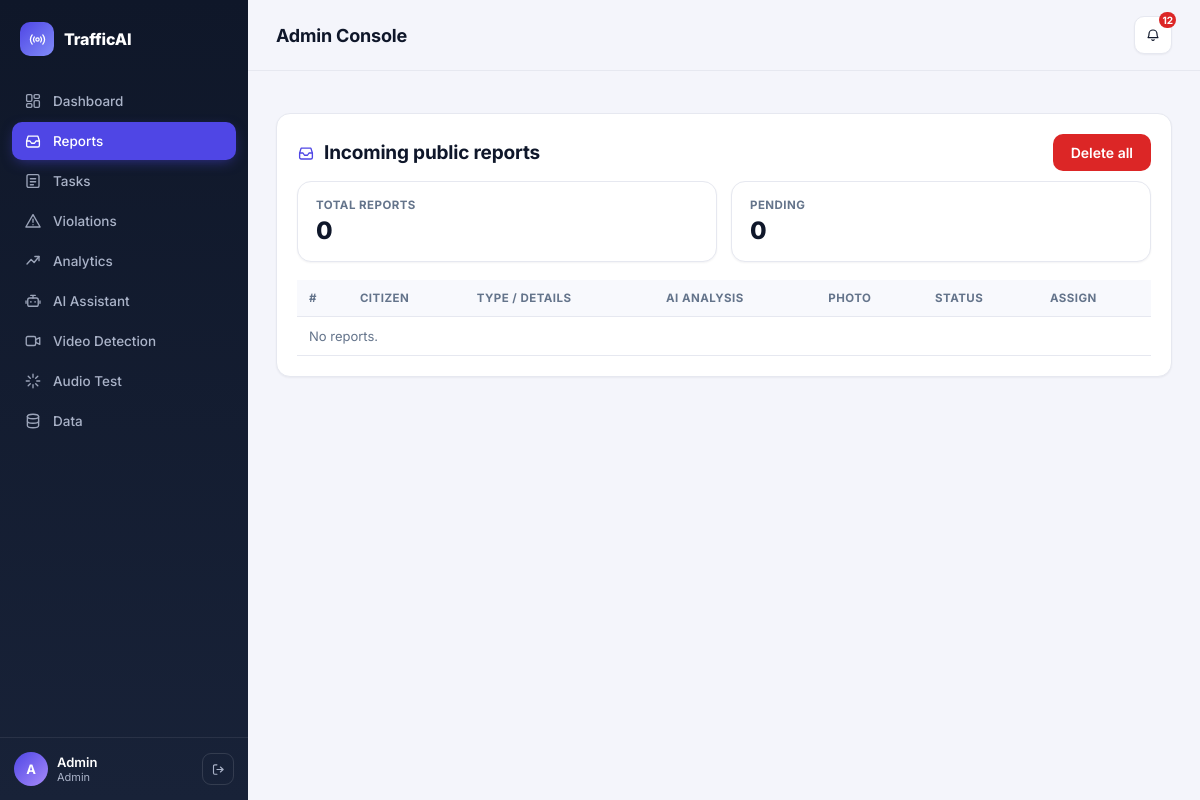
The page /admin/reports (signed in) on the database its author committed.
### tables this page shows
CREATE TABLE users(id INTEGER PRIMARY KEY, name TEXT, username TEXT UNIQUE, password_hash TEXT,
  role TEXT, phone TEXT, lat REAL, lng REAL);

### app.py (the view)
@app.route("/admin/reports")
@need("admin")
def admin_reports():
    rows = db.q("""SELECT r.*, c.name citizen, t.id task_id, t.task_code, o.name officer FROM reports r
                   JOIN users c ON c.id=r.citizen_id LEFT JOIN tasks t ON t.report_id=r.id
                   LEFT JOIN users o ON o.id=t.officer_id ORDER BY r.id DESC""")
    officers = db.q("SELECT id,name FROM users WHERE role='police'")
    return render_template("admin_reports.html", rows=rows, officers=officers)

### app.py (called while the page is built)
def cur_user():
    uid = session.get("uid")
    return db.q("SELECT * FROM users WHERE id=?", (uid,), one=True) if uid else None

def need(*roles):
    def deco(f):
        @wraps(f)
        def w(*a, **k):
            u = cur_user()
            if not u:
                return redirect(url_for("login", next=request.path))
            if roles and u["role"] not in roles:
                abort(403)
            return f(*a, **k)
        return w
    return deco

@app.context_processor
def inject():
    u = cur_user()
    unread = db.q("SELECT COUNT(*) n FROM notifications WHERE user_id=? AND is_read=0", (u["id"],), one=True)["n"] if u else 0
    return {"user": u, "unread": unread}

### database.py (called while the page is built)
def conn():
    os.makedirs(os.path.dirname(C.DB_PATH), exist_ok=True)
    c = sqlite3.connect(C.DB_PATH, timeout=30)
    c.row_factory = sqlite3.Row
    c.execute("PRAGMA journal_mode=WAL")
    return c

def q(sql, args=(), one=False):
    c = conn()
    try:
        rows = [dict(r) for r in c.execute(sql, args).fetchall()]
    finally:
        c.close()
    return (rows[0] if rows else None) if one else rows

### templates/admin_reports.html (shortened to what this page needs)
{% extends "base.html" %}{% block title %}Reports{% endblock %}{% block body %}
{% from "_icons.html" import icon %}
{% set pending=rows|selectattr('status','equalto','Pending')|list|length %}
<div class="card">
<div style="display:flex;align-items:center;justify-content:space-between;gap:12px">
<h2>{{ icon('inbox') }}Incoming public reports</h2>
<form method="post" action="/admin/reports/delete-all" onsubmit="return confirm('Delete ALL reports and their tasks? This cannot be undone.')"><button class="red" type="submit">Delete all</button></form>
</div>
<div class="r-stats">
  <div class="r-stat"><div class="l">Total reports</div><div class="n">{{ rows|length }}</div></div>
  <div class="r-stat"><div class="l">Pending</div><div class="n">{{ pending }}</div></div>
</div>
<div style="overflow-x:auto">
<table>
<tr><th>#</th><th>Citizen</th><th>Type / details</th><th>AI analysis</th><th>Photo</th><th>Status</th><th>Assign</th></tr>
{% for r in rows %}<tr><td>{{ r.id }}</td><td>{{ r.citizen }}<br><span class="muted">{{ r.created_at }}</span></td>
<td><b>{{ r.type }}</b> <span class="tag {{ r.priority }}">{{ r.priority }}</span><br>{{ r.description }}<br><span class="muted">📍 {{ r.location }}</span></td>
<td>{{ r.ai_summary }}<br><span class="muted">→ {{ r.ai_action }}</span>{% if r.ai_key_info and r.ai_key_info != "{}" %}<br><span class="muted">key info: {{ r.ai_key_info }}</span>{% endif %}</td>
<td>{% if r.photo %}<a href="/static/{{ r.photo }}" target="_blank"><img class="thumb" src="/static/{{ r.photo }}"></a>{% else %}-{% endif %}</td>
<td><span class="tag {{ r.status }}">{{ r.status }}</span><br>{{ r.task_code or '' }}<br>{{ r.officer or '' }}</td>
<td>{% if r.status!='Completed' %}
  <form class="assign-row" method="post" action="/admin/reports/{{ r.id }}/assign"><select name="officer_id"><option value="">Auto (nearest)</option>{% for o in officers %}<option value="{{ o.id }}">{{ o.name }}</option>{% endfor %}</select><button type="submit">Assign</button></form>
  {% if r.task_id %}<form class="assign-row" style="margin-top:6px" method="post" action="/admin/tasks/{{ r.task_id }}/complete"><button class="green" type="submit">Mark completed</button></form>{% endif %}
{% endif %}</td></tr>
{% else %}<tr><td colspan="7" class="muted">No reports.</td></tr>{% endfor %}
</table>
</div>
</div>{% endblock %}

### templates/base.html (shortened to what this page needs)
<!doctype html><html><head><meta charset="utf-8"><meta name="viewport" content="width=device-width,initial-scale=1">
<link rel="stylesheet" href="{{ url_for('static', filename='style.css') }}"></head><body>
{% from "_icons.html" import icon %}
{% if user %}
<div class="shell">
 <aside class="sidebar">
  <a class="brand" href="/"><span class="logo">{{ icon('radio', 17) }}</span> TrafficAI</a>
  <nav>
  {% if user.role=='admin' %}
   <a href="/admin" class="{{ 'active' if request.path=='/admin' }}">{{ icon('dashboard') }}Dashboard</a>
   <a href="/admin/reports" class="{{ 'active' if request.path.startswith('/admin/reports') }}">{{ icon('inbox') }}Reports</a>
   <a href="/admin/tasks" class="{{ 'active' if request.path.startswith('/admin/tasks') }}">{{ icon('tasks') }}Tasks</a>
   <a href="/admin/violations" class="{{ 'active' if request.path.startswith('/admin/violations') }}">{{ icon('alert') }}Violations</a>
   <a href="/admin/analytics" class="{{ 'active' if request.path.startswith('/admin/analytics') }}">{{ icon('trend') }}Analytics</a>
   <a href="/admin/assistant" class="{{ 'active' if request.path.startswith('/admin/assistant') }}">{{ icon('bot') }}AI Assistant</a>
   <a href="/admin/video" class="{{ 'active' if request.path.startswith('/admin/video') }}">{{ icon('video') }}Video Detection</a>
   <a href="/admin/source" class="{{ 'active' if request.path.startswith('/admin/source') }}">{{ icon('spark') }}Audio Test</a>
   <a href="/admin/data" class="{{ 'active' if request.path.startswith('/admin/data') }}">{{ icon('db') }}Data</a>
  {% elif user.role=='police' %}
   <a href="/police" class="{{ 'active' if request.path.startswith('/police') }}">{{ icon('check-shield') }}My Tasks</a>
  {% else %}
   <a href="/report" class="{{ 'active' if request.path.startswith('/report') }}">{{ icon('doc') }}Report Issue</a>
   <a href="/my-reports" class="{{ 'active' if request.path.startswith('/my-reports') }}">{{ icon('inbox') }}My Reports</a>
  {% endif %}
  </nav>
  <div class="sidebar-foot">
   <div class="user-chip"><div class="avatar">{{ user.name[0]|upper }}</div><div><div class="u-name">{{ user.name }}</div><div class="u-role">{{ user.role }}</div></div></div>
   <a class="logout-link" href="/logout" title="Log out">{{ icon('logout', 15) }}</a>
  </div>
 </aside>
 <div class="main-col">
  <header class="topbar">
   <div class="topbar-title">{{ {'admin':'Admin Console','police':'Officer Console'}.get(user.role, 'Citizen Portal') }}</div>
   <div class="topbar-actions"><a class="icon-btn" href="/notifications">{{ icon('bell', 16) }}{% if unread %}<span class="badge">{{ unread }}</span>{% endif %}</a></div>
  </header>
{% else %}
<header class="public-nav"><a class="brand" href="/"><span class="logo">{{ icon('radio', 16) }}</span>TrafficAI</a>
<nav><a href="/login">Login</a><a class="btn" href="/register">Get started</a></nav></header>
{% endif %}
  <main class="{{ 'content' if user else 'public-main' }}">{% block body %}{% endblock %}</main>
{% if user %}
 </div>
</div>
{% endif %}
</body></html>

### templates/admin_reports.html (style rules this page uses)
.r-stats { display:flex;gap:14px;margin-bottom:18px;flex-wrap:wrap }
.r-stat { flex:1;min-width:140px;background:var(--surface);border:1px solid var(--border);border-radius:var(--radius);padding:16px 18px;box-shadow:var(--shadow-sm) }
.r-stat .l { font-size:11.5px;color:var(--muted);text-transform:uppercase;letter-spacing:.04em;font-weight:700 }
.r-stat .n { font-size:24px;font-weight:800;margin-top:4px }

### rows shown on the page
users: name "A", name "Admin", role "Admin", role "Admin Console"

### other values the page prints
{{ unread }} "12"
{{ rows|length }} "0"
{{ pending }} "0"
